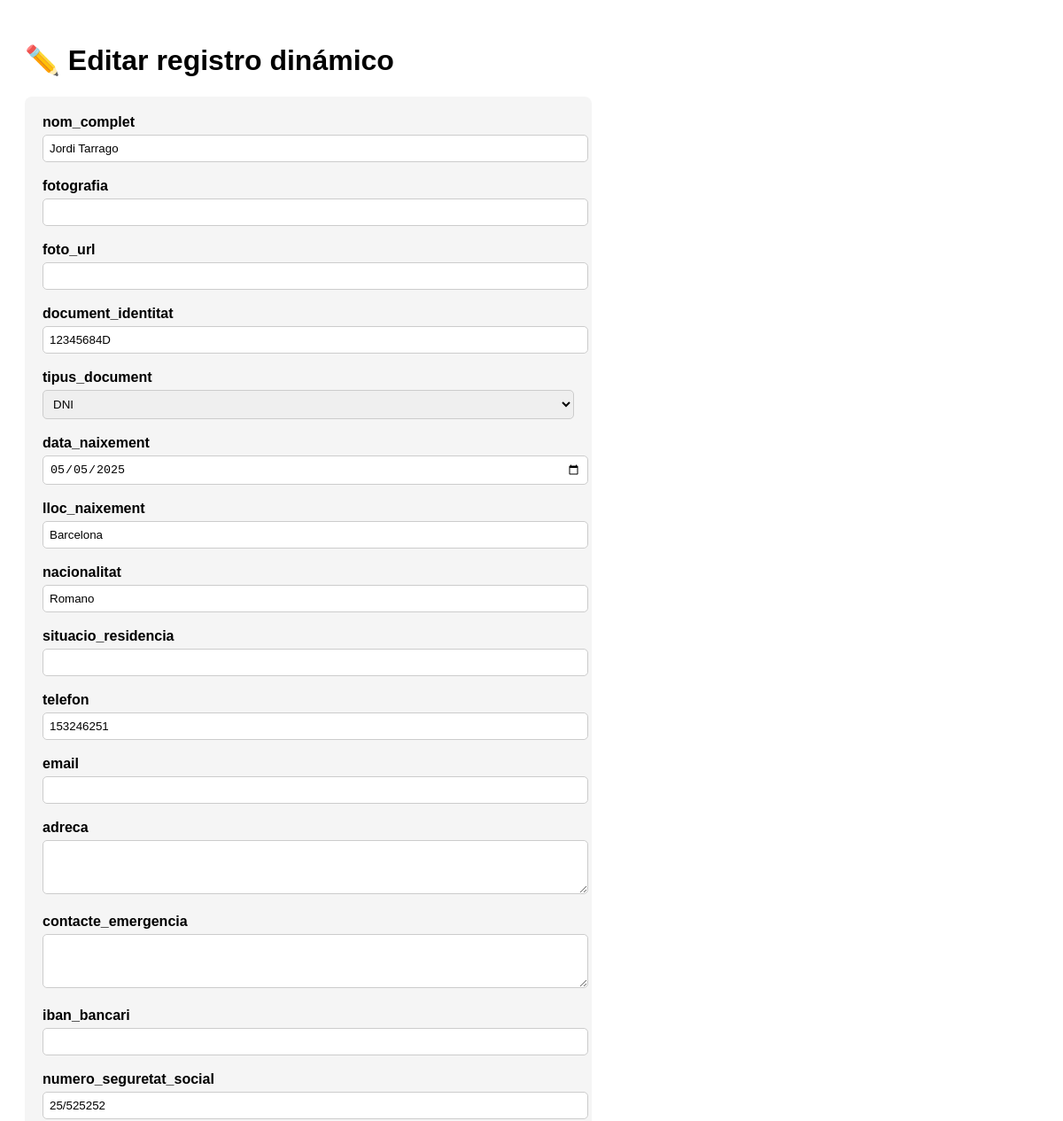
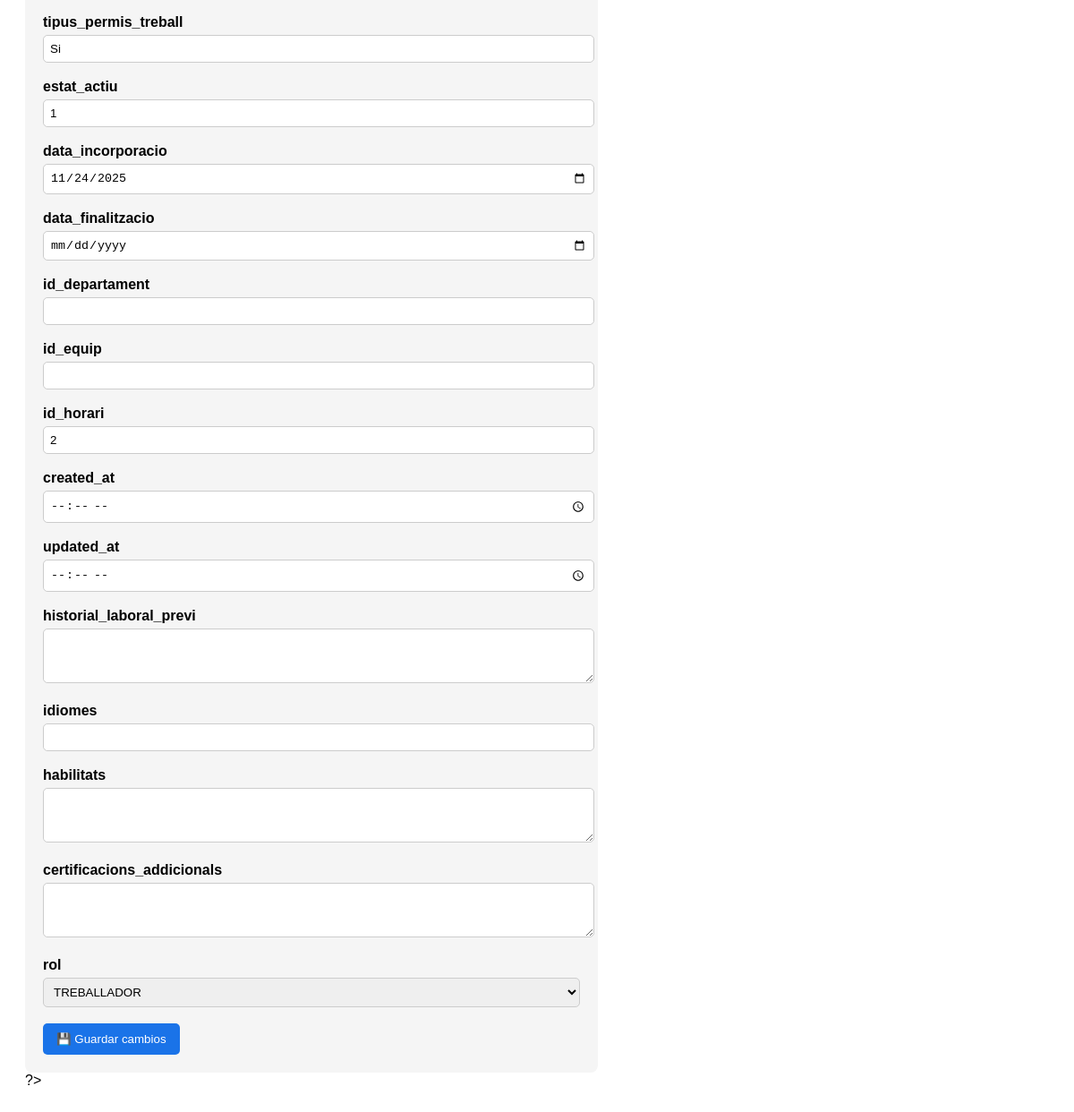
Screenshot of /Uploads/ActDinamic.php?id=6 with the database file from the repository (2 pictures, top to bottom).
### tables this page shows
CREATE TABLE `treballadors` (
  `id_treballador` int(11) NOT NULL,
  `nom_complet` varchar(200) NOT NULL,
  `fotografia` varchar(255) DEFAULT NULL,
  `foto_url` varchar(255) DEFAULT NULL,
  `document_identitat` varchar(50) NOT NULL,
  `tipus_document` enum('DNI','NIE','PASSAPORT') NOT NULL,
  `data_naixement` date NOT NULL,
  `lloc_naixement` varchar(100) DEFAULT NULL,
  `nacionalitat` varchar(50) NOT NULL,
  `situacio_residencia` varchar(100) DEFAULT NULL,
  `telefon` varchar(20) DEFAULT NULL,
  `email` varchar(100) DEFAULT NULL,
  `adreca` text DEFAULT NULL,
  `contacte_emergencia` text DEFAULT NULL,
  `iban_bancari` varchar(34) DEFAULT NULL,
  `numero_seguretat_social` varchar(20) NOT NULL,
  `tipus_permis_treball` varchar(50) DEFAULT NULL,
  `estat_actiu` tinyint(1) DEFAULT 1,
  `data_incorporacio` date NOT NULL,
  `data_finalitzacio` date DEFAULT NULL,
  `id_departament` int(11) DEFAULT NULL,
  `id_equip` int(11) DEFAULT NULL,
  `id_horari` int(11) DEFAULT NULL COMMENT 'ID del horario asignado',
  `created_at` timestamp NOT NULL DEFAULT current_timestamp(),
  `updated_at` timestamp NOT NULL DEFAULT current_timestamp() ON UPDATE current_timestamp(),
  `historial_laboral_previ` text DEFAULT NULL,
  `idiomes` varchar(255) DEFAULT NULL,
  `habilitats` text DEFAULT NULL,
  `certificacions_addicionals` text DEFAULT NULL,
  `rol` enum('ADMIN','MANAGER','TREBALLADOR','SUPERVISOR') NOT NULL DEFAULT 'TREBALLADOR'
);

### Uploads/ActDinamic.php (the view, shortened to what this page needs)
<?php
require '../db.php';
$table = "treballadors";
$idField = "id_treballador";
$id = $_GET["id"] ?? null;
function getTableFields($pdo, $table){
    $stmt = $pdo->query("DESCRIBE $table");
    return $stmt->fetchAll(PDO::FETCH_ASSOC);
}
function getRecord($pdo, $table, $idField, $id){
    $stmt = $pdo->prepare("Select * FROM $table WHERE $idField = ?");
    $stmt->execute([$id]);
    return $stmt->fetch(PDO::FETCH_ASSOC);
}
$fields = getTableFields($pdo, $table);
$record = getRecord($pdo, $table, $idField, $id);
   function renderDynamicInput($field, $value) {
    $name = $field["Field"];
    $type = $field["Type"];
    if ($field["Extra"] == "auto_increment") return;
    echo "<label><strong>$name</strong></label><br>";
    if (strpos($type, "text") !== false) {
        echo "<textarea name='$name' rows='3'>$value</textarea><br><br>";
        return;
    }
    if (strpos($type, "enum") !== false) {
        preg_match("/enum\((.*)\)/", $type, $matches);
        $options = str_getcsv(str_replace("'", "", $matches[1]));
        echo "<select name='$name'>";
        foreach ($options as $opt) {
            $selected = ($value == $opt) ? "selected" : "";
            echo "<option value='$opt' $selected>$opt</option>";
        }
        echo "</select><br><br>";
        return;
    }
    if (strpos($type, "date") !== false) {
        echo "<input type='date' name='$name' value='$value'><br><br>";
        return;
    }
    if (strpos($type, "time") !== false) {
        echo "<input type='time' name='$name' value='$value'><br><br>";
        return;
    }
    if (preg_match('/int|decimal|float|double/', $type)) {
        echo "<input type='number' step='any' name='$name' value='$value'><br><br>";
        return;
    }
    echo "<input type='text' name='$name' value='$value'><br><br>";
}
?>
<!DOCTYPE html>
<html>
<head>
</head>
<body>
<h1>✏️ Editar registro dinámico</h1>
<form method="POST">
    <?php foreach ($fields as $field): ?>
        <?php renderDynamicInput($field, $record[$field["Field"]] ?? ""); ?>
    <?php endforeach; ?>
    <button type="submit">💾 Guardar cambios</button>
</form>
</body>
</html>

### Uploads/ActDinamic.php (style rules this page uses)
body { font-family: Arial; padding: 20px; }
form { max-width: 600px; padding: 20px; background: #f5f5f5; border-radius: 8px; }
input, select, textarea { width: 100%; padding: 7px; margin-top: 5px; border: 1px solid #ccc; border-radius: 5px; }
button { padding: 10px 15px; border: none; border-radius: 5px; background: #1a73e8; color: white; cursor: pointer; }

### rows the page displays
treballadors: nom_complet "Jordi Tarrago", document_identitat "12345684D", data_naixement "05/05/2025", lloc_naixement "Barcelona", nacionalitat "Romano", telefon "153246251", numero_seguretat_social "25/525252", tipus_permis_treball "Si", estat_actiu "1", data_incorporacio "11/24/2025", id_horari "2"

### other values shown
$name "nom_complet"
$name "fotografia"
$name "foto_url"
$name "document_identitat"
$name "tipus_document"
$name "data_naixement"
$name "lloc_naixement"
$name "nacionalitat"
$name "situacio_residencia"
$name "telefon"
$name "email"
$name "adreca"
$name "contacte_emergencia"
$name "iban_bancari"
$name "numero_seguretat_social"
